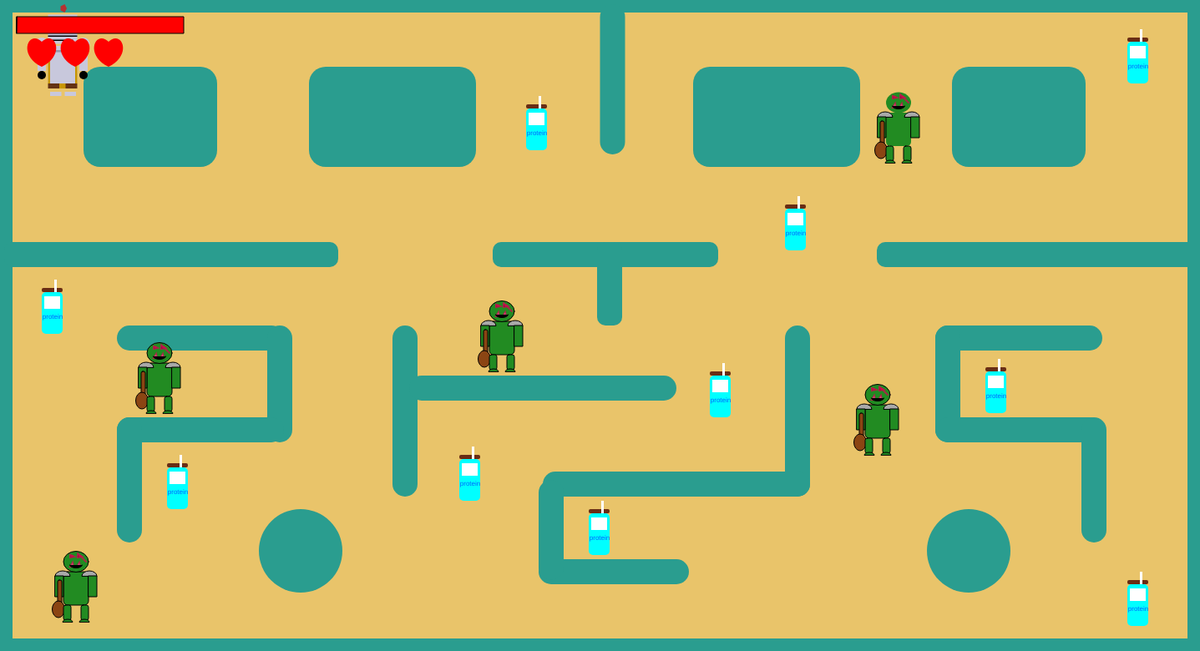
Frame 1 (no input)
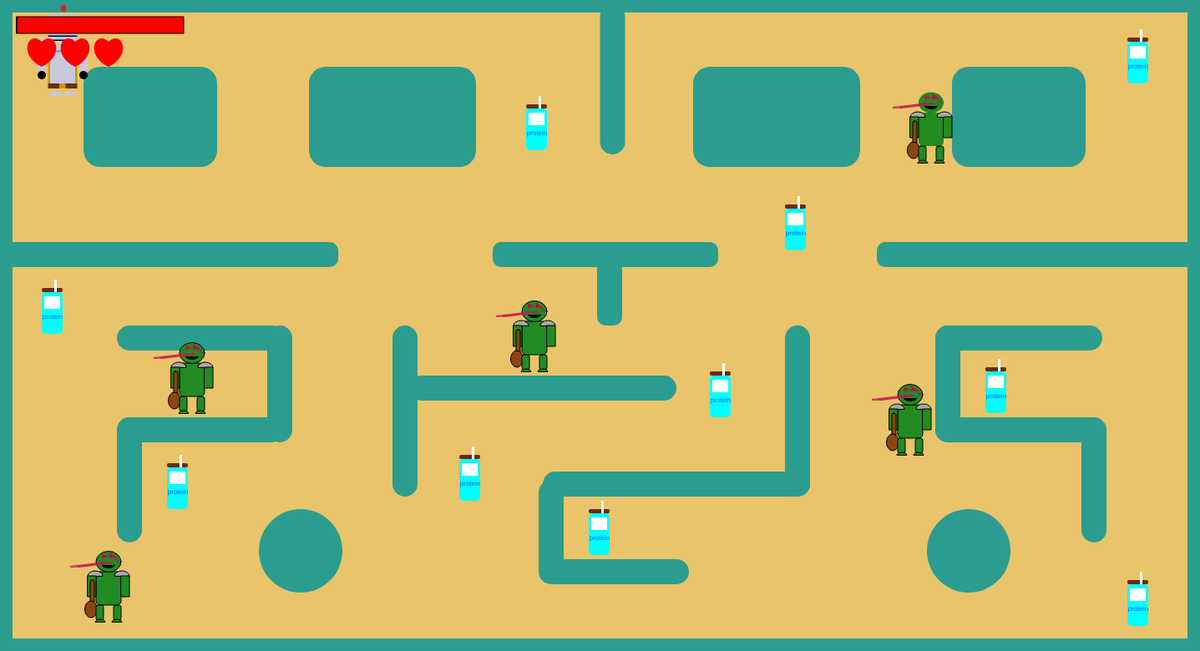
Frame 60 (no input)
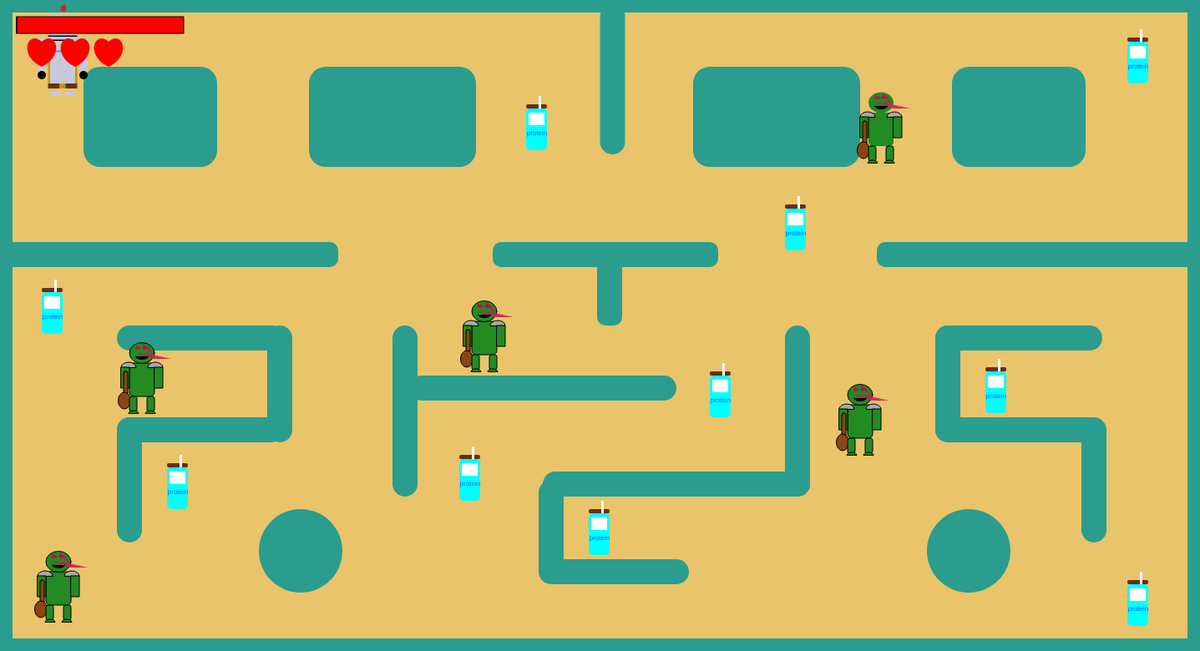
Frame 120 (the mouse pressed at the canvas centre since frame 60)

The p5.js sketch that drew these frames (run headless with seeded random() and noise() and a simulated clock; from frame 60 on, the mouse is pressed at the canvas centre):

// p5.js sketch
// ── sketch.js
var boy1Left;
var boy1Right;
var boy1Up;
var boy1Down;
var proteinShakes = [];
var healthbar = 0;
var lifeStages = []; 
var orcs = []; 
var lives = 3;
var gameOver = false; // Flag to check if the game is over

function setup() {    
    createCanvas(1437, 780);
    boy1Left = false;
    boy1Right = false;
    boy1Up = false;
    boy1Down = false;
    
    // Colors
    const colors = {
        tree: color(42, 157, 143),
        floor: color(233, 196, 106),
        silver: color(200, 200, 220),
        darkSilver: color(150, 150, 170),
        gold: color(200, 150, 0),
        red: color(180, 50, 50),
        black: color(0),
        brown: color(100, 50, 20),
        white: color(255),
        darkRed: color(150)
    };

    // Create Scene, Boy, and Knight instances
    scene = new Scene(colors);
    //boy = new Boy(253, 250, colors);
    knight = new Knight(150, 150, colors);
    
    // Initialize Orcs with fixed positions
    orcs.push(new Orc(1075, 150));
    orcs.push(new Orc(600, 400)); // Orc 4
    orcs.push(new Orc(1050, 500)); // Orc 5 
    orcs.push(new Orc(90, 700));
    orcs.push(new Orc(190, 450));
    

    // Initialize protein shakes in the array with different positions
    proteinShakes.push(new ProteinShake(50, 350)); // Position 1
    proteinShakes.push(new ProteinShake(630, 130)); // Position 2
    proteinShakes.push(new ProteinShake(1350, 700)); // Position 3
    proteinShakes.push(new ProteinShake(200, 560)); // Position 4
    proteinShakes.push(new ProteinShake(1350, 50));// Position 5
    proteinShakes.push(new ProteinShake(1180, 445)); // Position 6
    proteinShakes.push(new ProteinShake(940, 250)); // Position 7
    proteinShakes.push(new ProteinShake(850, 450));
    proteinShakes.push(new ProteinShake(705, 615));
    proteinShakes.push(new ProteinShake(550, 550)); // Position 8 // 
    // Initialize life stages
    
    for (let i = 0; i < 3; i++) {
        lifeStages.push(new LifeStage(50 + i * 40, 50)); // Adjust position as needed
    }
}

function draw() {
    if (gameOver) {
        displayGameOver();
        return;
    }
    
    // Draw Scene, Boy, and Knight
    scene.draw();
    //boy.draw();
    knight.draw();

    // Draw all protein shakes
    for (let shake of proteinShakes) {
        shake.draw();
    }

   
    // Move Boy character based on arrow key flags
    if (boy1Left) {
        knight.move(-9, 0); // Move left
    }
    if (boy1Right) {
        knight.move(9, 0); // Move right
    }
    if (boy1Up) {
        knight.move(0, -9); // Move up
    }
    if (boy1Down) {
       knight.move(0, 9); // Move down
    }   

    
    // Check for protein shake collection
    knight.checkCollection(proteinShakes);

    //Wall collision
    //knight.checkwallCollision(scene);
    
    // Draw life stages
    for (let i = 0; i < lifeStages.length; i++) {
        lifeStages[i].draw(lives > i, lives === i); // Fill heart if lives are above the threshold, break if it just lost
    }
    


         // Draw all Orcs and check for collision with the boy
    for (let orc of orcs) {
        orc.drawOrc();
        if (knight.checkCollision(orc)) {
            loseLife();
        }
    }

    // Draw the health bar
    drawHealthBar();

    // Check if the health bar is full and display level up message
    if (healthbar === 100) {
        fill(0, 255, 0); // Green color for success
        textSize(48);
        textAlign(CENTER, CENTER);
        text("Yay, proceed to level 2!", width / 2, height / 2);
    }
}

// Method to draw the health bar
function drawHealthBar() {
    fill(255, 0, 0); // Red color for the health bar
    rect(20, 20, 200, 20); // Background of the health bar
    fill(0, 255, 0); // Green color for the health
    rect(20, 20, healthbar * 2, 20); // Health bar (width increases based on health)
}

// Method to display game over
function displayGameOver() {
    background(0);
    fill(255, 0, 0);
    textSize(64);
    textAlign(CENTER, CENTER);
    text("Game Over", width / 2, height / 2);
}

// Method to handle losing a life
function loseLife() {
    lives--;
    if (lives <= 0) {
        gameOver = true;
    }
    knight.resetPosition(); // Reset boy's position after losing a life
}

// LifeStage Class
class LifeStage {
    constructor(x, y) {
        this.x = x; // X position for the heart
        this.y = y; // Y position for the heart
        this.size = 30; // Size of the heart
    }

    draw(isFilled, isBreaking) {
        if (isBreaking) {
            fill(200, 0, 0); // Darker red for broken heart
            beginShape();
            vertex(this.x, this.y);
            bezierVertex(this.x - this.size / 2, this.y - this.size / 2, this.x - this.size, this.y + this.size / 2, this.x, this.y + this.size);
            bezierVertex(this.x + this.size, this.y + this.size / 2, this.x + this.size / 2, this.y - this.size / 2, this.x, this.y);
            endShape(CLOSE);
            // Draw a break line
            stroke(0);
            strokeWeight(2);
            line(this.x - this.size / 4, this.y - this.size / 4, this.x + this.size / 4, this.y + this.size / 4);
            line(this.x + this.size / 4, this.y - this.size / 4, this.x - this.size / 4, this.y + this.size / 4);
            noStroke();
        } else {
            fill(isFilled ? color(255, 0, 0) : color(200, 0, 0)); // Red for filled, dark red for empty
            beginShape();
            vertex(this.x, this.y);
            bezierVertex(this.x - this.size / 2, this.y - this.size / 2, this.x - this.size, this.y + this.size / 2, this.x, this.y + this.size);
            bezierVertex(this.x + this.size, this.y + this.size / 2, this.x + this.size / 2, this.y - this.size / 2, this.x, this.y);
            endShape(CLOSE);
        }
    }
}

 // Scene Constructor Function
class Scene {
    constructor(colors) {
        this.colors = colors;
    }

    draw() {
        // Background
        background(this.colors.floor);

        // Frame Border
        stroke(this.colors.tree);
        strokeWeight(15);
        noFill();
        rect(7.5, 7.5, width - 15, height - 15);

        noStroke();
        fill(this.colors.tree);

        // First row
        rect(width / 2, 5, 30, 180, 20); // 1st row middle
        rect(100, 80, 160, 120, 20); // 1st row 1st
        rect(370, 80, 200, 120, 20); // 1st row 2nd
        rect(830, 80, 200, 120, 20); // 1st row 3rd
        rect(1140, 80, 160, 120, 20); // 1st row 4th

        // Second row
        rect(5, height / 2 - 100, 400, 30, 10); // 2nd row 1st
        rect(590, height / 2 - 100, 270, 30, 10); // 2nd row middle
        rect(715, height / 2 - 100, 30, 100, 10); // 2nd row middle
        rect(1050, height / 2 - 100, 400, 30, 10); // 2nd row last

        // Full rectangles in row 3
        rect(140, 390, 200, 30, 20); // 1st full rect
        rect(320, 390, 30, 140, 20);
        rect(140, 500, 200, 30, 20);
        rect(140, 500, 30, 150, 20);

        rect(1120, 390, 200, 30, 20); // 2nd full rect
        rect(1120, 390, 30, 140, 20);
        rect(1120, 500, 200, 30, 20);
        rect(1295, 500, 30, 150, 20);


        // Center structures
        rect(470, 390, 30, 205, 20); // Centre 1
        rect(490, 450, 320, 30, 20);

        rect(940, 390, 30, 205, 20); // Centre 2
        rect(650, 565, 320, 30, 20);

        // Last row
        rect(645, 670, 180, 30, 20);
        rect(645, 575, 30, 120, 20);


        ellipse(360, 660, 100, 100);
        ellipse(1160, 660, 100, 100);
    }
} 


 
 // Knight Constructor Function
class Knight {
    constructor(x, y, colors) {
        this.anchorX = x;
        this.anchorY = y;
        this.startX = x;
        this.startY = y;
        this.colors = colors;
    }

    draw() {
        push();
        scale(0.5);

        fill(this.colors.red);
        ellipse(this.anchorX, this.anchorY, 20, 20);

        fill(this.colors.silver);
        rect(this.anchorX - 35, this.anchorY - 115, 70, 70);
        fill(this.colors.darkSilver);
        rect(this.anchorX - 35, this.anchorY - 95, 70, 10);
        fill(this.colors.black);
        rect(this.anchorX - 20, this.anchorY - 100, 40, 8);
        rect(this.anchorX - 35, this.anchorY - 65, 70, 3);
        rect(this.anchorX - 25, this.anchorY - 55, 50, 3);

        fill(this.colors.red);
        beginShape();
        vertex(this.anchorX - 5, this.anchorY - 135);
        vertex(this.anchorX + 5, this.anchorY - 140);
        vertex(this.anchorX + 10, this.anchorY - 130);
        vertex(this.anchorX + 5, this.anchorY - 120);
        vertex(this.anchorX - 5, this.anchorY - 125);
        endShape(CLOSE);

        fill(this.colors.silver);
        rect(this.anchorX - 35, this.anchorY - 40, 70, 90, 5);
        fill(this.colors.darkSilver);
        rect(this.anchorX - 35, this.anchorY - 30, 70, 5);
        fill(this.colors.gold);
        rect(this.anchorX - 35, this.anchorY - 40, 5, 90);
        rect(this.anchorX + 30, this.anchorY - 40, 5, 90);

        fill(this.colors.silver);
        ellipse(this.anchorX - 50, this.anchorY - 45, 30, 30);
        ellipse(this.anchorX + 50, this.anchorY - 45, 30, 30);
        rect(this.anchorX - 60, this.anchorY - 30, 20, 50);
        rect(this.anchorX + 40, this.anchorY - 30, 20, 50);
        fill(this.colors.black);
        ellipse(this.anchorX - 50, this.anchorY + 30, 20, 20);
        ellipse(this.anchorX + 50, this.anchorY + 30, 20, 20);

        fill(this.colors.brown);
        rect(this.anchorX - 35, this.anchorY + 50, 70, 12);
        fill(this.colors.gold);
        rect(this.anchorX - 8, this.anchorY + 50, 15, 12);

        fill(this.colors.silver);
        rect(this.anchorX - 30, this.anchorY + 70, 27, 10);
        rect(this.anchorX + 5, this.anchorY + 70, 27, 10);

        pop();
    }

    move(xChange, yChange) {
        this.anchorX += xChange * 2; 
        this.anchorY += yChange * 2;
    }

    checkCollection(proteinShakes) {
        let scaledX = this.anchorX * 0.5;
        let scaledY = this.anchorY * 0.5;

        for (let i = proteinShakes.length - 1; i >= 0; i--) {
            let shake = proteinShakes[i];
            let distance = dist(scaledX, scaledY, shake.shakeX, shake.shakeY);
            
            if (distance < 50) {
                proteinShakes.splice(i, 1); 
                healthbar += 10; 
                if (healthbar > 100) healthbar = 100; 
            }
        }
    }

    checkCollision(orc) {
        let scaledX = this.anchorX * 0.5;
        let scaledY = this.anchorY * 0.5;
        let distance = dist(scaledX, scaledY, orc.orcX, orc.orcY);
        return distance < 50;
    }

    resetPosition() {
        this.anchorX = this.startX;
        this.anchorY = this.startY;
    }

  /*  checkwallCollision(scene) {
    let scaledX = this.anchorX * 0.5;
    let scaledY = this.anchorY * 0.5;
    let distance = dist(scaledX, scaledY, orc.orcX, orc.orcY);
    return distance < 50;
   } */

} 

function keyPressed() {
    // Arrow keys for the Boy
    if (keyCode === LEFT_ARROW) {
        boy1Left = true;
    }
    if (keyCode === RIGHT_ARROW) {
        boy1Right = true;
    }
    if (keyCode === UP_ARROW) {
        boy1Up = true;
    }
    if (keyCode === DOWN_ARROW) {
        boy1Down = true;
    }
}

function keyReleased() {
    if (keyCode === LEFT_ARROW) {
        boy1Left = false;
    }
    if (keyCode === RIGHT_ARROW) {
        boy1Right = false;
    }
    if (keyCode === UP_ARROW) {
        boy1Up = false;
    }
    if (keyCode === DOWN_ARROW) {
        boy1Down = false;
    }
}

 // ProteinShake Class
class ProteinShake {
    constructor(x, y) {
        this.shakeX = x;
        this.shakeY = y;
    }

    draw() {
        fill(0, 255, 255); // Blue bottle
        rect(this.shakeX, this.shakeY, 25, 50, 5);

        fill(255); // Label
        rect(this.shakeX + 3, this.shakeY + 5, 19, 15);
        fill(0, 100, 255);
        textSize(8);
        textAlign(CENTER, CENTER);
        text("protein", this.shakeX + 13, this.shakeY + 30);

        fill(105, 45, 20); // Bottle cap
        rect(this.shakeX, this.shakeY - 5, 25, 5, 2);

        fill(255); // Straw
        rect(this.shakeX + 15, this.shakeY - 15, 3, 15);
    }
}

/* // Orc Class
class Orc {
    constructor(x, y) {
        this.orcX = x;
        this.orcY = y;
        this.proteinShake = new ProteinShake(this.orcX + 60, this.orcY - 40);
    }

    drawOrc() {
        this.drawOrcBody();
        this.drawOrcHead();
        this.drawOrcScar();
        this.drawOrcEyes();
        this.drawOrcMouth();
        this.drawOrcLoinclothAndArmor();
        this.drawOrcArmsAndClub();
        this.drawOrcLegsAndFeet();
    }

    drawOrcBody() {
        fill(34, 139, 34); // Green color for the orc skin
        rect(this.orcX - 15, this.orcY - 15, 30, 40, 5); // Smaller body
    }

    drawOrcHead() {
        fill(34, 139, 34);
        ellipse(this.orcX, this.orcY - 27, 30, 25); // Smaller head
    }

    drawOrcScar() {
        strokeWeight(2); // Adjusted stroke for smaller size
        stroke(200, 15, 80, 200); // Darker red color for a more pronounced scar
        line(this.orcX + 2, this.orcY - 37, this.orcX + 12, this.orcY - 27); // Adjusted position
    }

    drawOrcEyes() {
        fill(0);
        beginShape();
        vertex(this.orcX - 7, this.orcY - 35);
        vertex(this.orcX - 2, this.orcY - 33);
        vertex(this.orcX - 7, this.orcY - 32);
        endShape(CLOSE);

        beginShape();
        vertex(this.orcX + 2, this.orcY - 35);
        vertex(this.orcX + 7, this.orcY - 33);
        vertex(this.orcX + 2, this.orcY - 32);
        endShape(CLOSE);

        fill(255, 0, 0); // Red pupils
        ellipse(this.orcX - 5, this.orcY - 34, 2, 1); // Smaller pupils
        ellipse(this.orcX + 5, this.orcY - 34, 2, 1);
    }

    drawOrcMouth() {
        fill(255); // Fangs
        triangle(this.orcX - 4, this.orcY - 26, this.orcX -  2, this.orcY - 21, this.orcX - 6, this.orcY - 21);
        triangle(this.orcX + 4, this.orcY - 26, this.orcX + 6, this.orcY - 21, this.orcX + 2, this.orcY - 21);

        stroke(0);
        strokeWeight(1);
        fill(0);
        arc(this.orcX, this.orcY - 23, 15, 7, 0, PI, OPEN); // Smaller mouth
    }

    drawOrcLoinclothAndArmor() {
        fill(169, 169, 169); // Gray shoulder armor
        arc(this.orcX - 16, this.orcY - 10, 18, 12, PI, 0, CHORD); // Adjusted size
        arc(this.orcX + 16, this.orcY - 10, 18, 12, PI, 0, CHORD);
    }

    drawOrcArmsAndClub() {
        fill(34, 139, 34); // Green arms
        rect(this.orcX - 25, this.orcY - 10, 10, 25); // Smaller left hand
        rect(this.orcX + 15, this.orcY - 10, 10, 25); // Smaller right hand

        fill(139, 69, 19); // Brown color for club
        rect(this.orcX - 22, this.orcY - 5, 5, 30, 2); // Smaller club handle
        ellipse(this.orcX - 21, this.orcY + 30, 15, 20); // Smaller club head
    }

    drawOrcLegsAndFeet() {
        fill(34, 139, 34); // Green legs
        rect(this.orcX - 15, this.orcY + 25, 9, 18, 2.5); // Smaller left leg
        rect(this.orcX + 6, this.orcY + 25, 9, 18, 2.5); // Smaller right leg

        // Feet
        arc(this.orcX - 10, this.orcY + 45, 12, 6, PI, 0, CHORD); // Smaller feet
        arc(this.orcX + 10, this.orcY + 45, 12, 6, PI, 0, CHORD);
    }
}
  */



// Orc Class
class Orc {
    /* constructor(x, y, range) { // Added 'range' parameter
        this.orcX = x;
        this.orcY = y;
        this.range = range; // Stores movement range
        this.currentX = x; // Tracks current x-position for movement
        this.inc = 1; // Movement increment (1 pixel per update, can be adjusted)
        this.proteinShake = new ProteinShake(this.orcX + 60, this.orcY - 40); */

        constructor(x, y) {
            this.orcX = x;
            this.orcY = y;
            this.range = 50; // Reduced range to make smaller movements
            this.currentX = x;
            this.inc = 1;
        }

        update() {
            this.currentX += this.inc; // Move the orc left or right
            
            // Change direction when the orc reaches the set range
            if (this.currentX >= this.orcX + this.range) {
                this.inc = -1; // Reverse direction when reaching the right limit
            } 
            else if (this.currentX <= this.orcX - this.range) {
                this.inc = 1; // Reverse direction when reaching the left limit
            }
        }

        draw() {
            this.update(); // Update movement
            this.drawOrcBody();
            this.drawOrcHead();
            this.drawOrcScar();
            this.drawOrcEyes();
            this.drawOrcMouth();
            this.drawOrcLoinclothAndArmor();
            this.drawOrcArmsAndClub();
            this.drawOrcLegsAndFeet();
        }
    
    

    /* update() {
        this.currentX += this.inc; // Update x-position by increment

        // Check if the orc has reached the boundaries and reverse direction if needed
        if (this.currentX >= this.orcX + this.range) {
            this.inc = -1; // Reverse direction to left
        } else if (this.currentX < this.orcX) {
            this.inc = 1; // Reverse direction to right
        }
    } */

        /* update() {
            this.currentX += this.inc; // Update the orc's x position by increment (moving left or right)
        
            // Ensure the orc doesn't move off the screen to the right
            if (this.currentX >= width - 10) { // Change direction when it's 10 pixels away from the right edge
                this.currentX = width - 10; // Stop at the right edge
                this.inc = -1; // Change direction to move left
            } 
        
            // Ensure the orc doesn't move off the screen to the left
            if (this.currentX <= 10) { // Change direction when it's 10 pixels away from the left edge
                this.currentX = 10; // Stop at the left edge
                this.inc = 1; // Change direction to move right
            }
        } */
        
        

    drawOrc() {
        this.update(); // Call update to move the orc before drawing
        this.drawOrcBody();
        this.drawOrcHead();
        this.drawOrcScar();
        this.drawOrcEyes();
        this.drawOrcMouth();
        this.drawOrcLoinclothAndArmor();
        this.drawOrcArmsAndClub();
        this.drawOrcLegsAndFeet();
    }

    drawOrcBody() {
        fill(34, 139, 34); // Green color for the orc skin
        rect(this.currentX - 15, this.orcY - 15, 30, 40, 5); // Use currentX for moving position
    }

    drawOrcHead() {
        fill(34, 139, 34);
        ellipse(this.currentX, this.orcY - 27, 30, 25); // Use currentX for moving position
    }

    // Continue with other draw methods, replacing this.orcX with this.currentX where needed

    drawOrcScar() {
        strokeWeight(2); // Adjusted stroke for smaller size
        stroke(200, 15, 80, 200); // Darker red color for a more pronounced scar
        line(this.currentX + 2, this.orcY - 37, this.currentX + 12, this.orcY - 27); // Adjusted position
    }

    drawOrcEyes() {
        fill(0);
        beginShape();
        vertex(this.currentX - 7, this.orcY - 35);
        vertex(this.currentX - 2, this.orcY - 33);
        vertex(this.currentX- 7, this.orcY - 32);
        endShape(CLOSE);

        beginShape();
        vertex(this.currentX+ 2, this.orcY - 35);
        vertex(this.currentX + 7, this.orcY - 33);
        vertex(this.currentX + 2, this.orcY - 32);
        endShape(CLOSE);

        fill(255, 0, 0); // Red pupils
        ellipse(this.currentX - 5, this.orcY - 34, 2, 1); // Smaller pupils
        ellipse(this.currentX + 5, this.orcY - 34, 2, 1);
    }

     drawOrcMouth() {
        fill(255); // Fangs
        triangle(this.currentX - 4, this.orcY - 26, this.orcX -  2, this.orcY - 21, this.orcX - 6, this.orcY - 21);
        triangle(this.currentX + 4, this.orcY - 26, this.orcX + 6, this.orcY - 21, this.orcX + 2, this.orcY - 21);

        stroke(0);
        strokeWeight(1);
        fill(0);
        arc(this.currentX, this.orcY - 23, 15, 7, 0, PI, OPEN); // Smaller mouth
    } 

    drawOrcLoinclothAndArmor() {
        fill(169, 169, 169); // Gray shoulder armor
        arc(this.currentX - 16, this.orcY - 10, 18, 12, PI, 0, CHORD); // Adjusted size
        arc(this.currentX + 16, this.orcY - 10, 18, 12, PI, 0, CHORD);
    }

    drawOrcArmsAndClub() {
        fill(34, 139, 34); // Green arms
        rect(this.currentX - 25, this.orcY - 10, 10, 25); // Smaller left hand
        rect(this.currentX + 15, this.orcY - 10, 10, 25); // Smaller right hand

        fill(139, 69, 19); // Brown color for club
        rect(this.currentX - 22, this.orcY - 5, 5, 30, 2); // Smaller club handle
        ellipse(this.currentX - 21, this.orcY + 30, 15, 20); // Smaller club head
    }

    drawOrcLegsAndFeet() {
        fill(34, 139, 34); // Green legs
        rect(this.currentX - 15, this.orcY + 25, 9, 18, 2.5); // Smaller left leg
        rect(this.currentX + 6, this.orcY + 25, 9, 18, 2.5); // Smaller right leg

        // Feet
        arc(this.currentX - 10, this.orcY + 45, 12, 6, PI, 0, CHORD); // Smaller feet
        arc(this.currentX + 10, this.orcY + 45, 12, 6, PI, 0, CHORD);
    }
}
